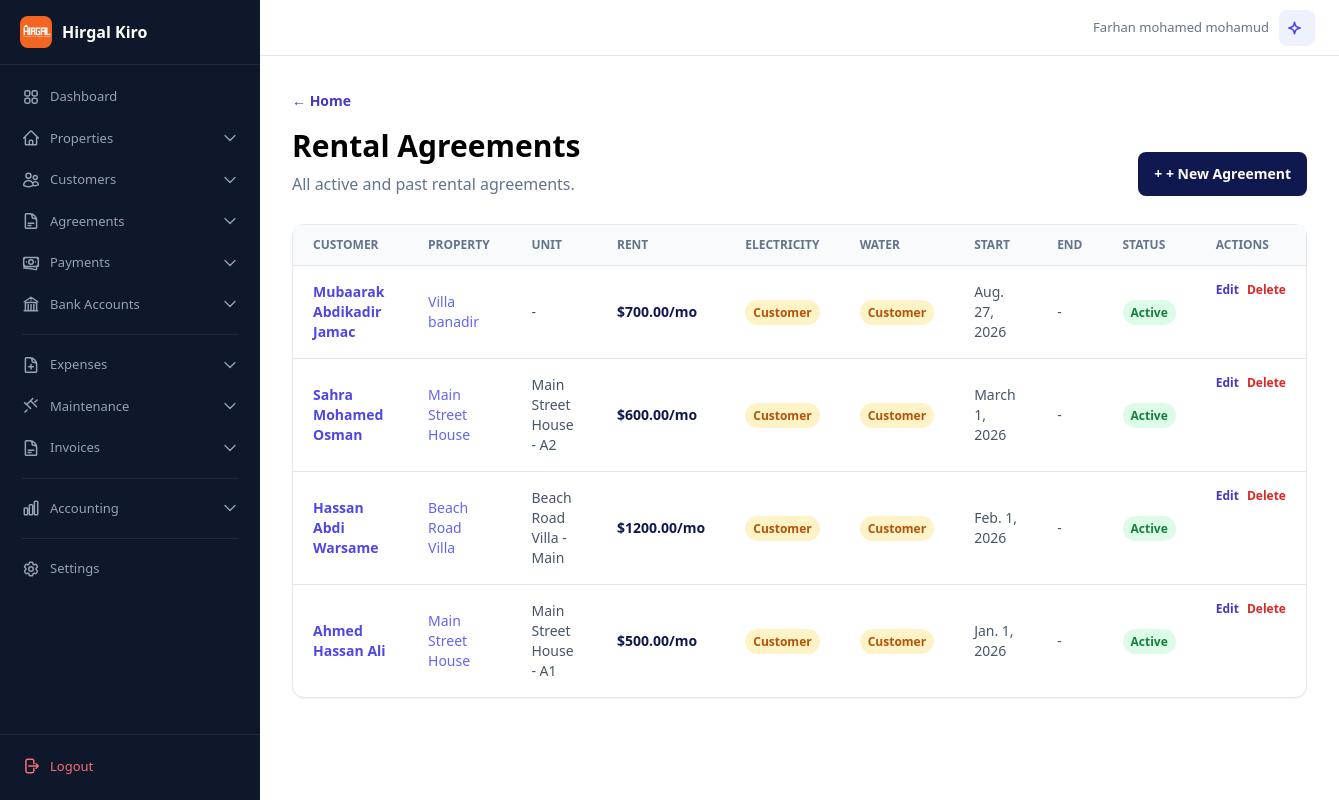
/heshiisyada/ (signed in), run on the app's committed database.
### accounts/models.py (models this page shows, shortened)
class User(AbstractBaseUser, PermissionsMixin):
    username = models.CharField(max_length=50, unique=True)
    phone_number = models.CharField(max_length=20, unique=True)
    full_name = models.CharField("Magaca oo buuxa", max_length=150)
    managed_account = models.ForeignKey(
        "self",
        on_delete=models.SET_NULL,
        null=True,
        blank=True,
        related_name="managed_users",
        verbose_name="Sii gelitaanka akoonka (Managed Account)",
        help_text="Dooro akoonka uu isticmaalahani maamulayo xogtiisa (Tusaale: Farxaan)."
    )
    is_active = models.BooleanField(default=True)
    is_approved = models.BooleanField("La ansixiyay", default=False)
    is_staff = models.BooleanField(default=False)
    can_use_chatbot = models.BooleanField("AI Chatbot", default=False, help_text="Ikhtiyaari: Ogolow isticmaalahan inuu isticmaalo AI Chatbot")
    date_joined = models.DateTimeField(auto_now_add=True)
    objects = UserManager()
    USERNAME_FIELD = "username"
    REQUIRED_FIELDS = ["phone_number", "full_name"]
    def get_data_owner(self):
        return self.managed_account if self.managed_account_id else self

### rentals/models.py (models this page shows, shortened)
class RentalAgreement(models.Model):
    AGREEMENT_STATUSES = [("active", "Socda"), ("ended", "Dhammaaday"), ("cancelled", "La baajiyay")]
    RENTAL_SCOPES = [("whole_property", "Hantida oo dhan"), ("partial_property", "Qeyb ka mid ah")]
    UTILITY_RESPONSIBILITY = [("customer", "Customer pays"), ("company", "Company pays")]
    BILL_SETTLEMENT = [("not_checked", "Not checked"), ("paid", "Paid before leaving"), ("unpaid", "Unpaid")]
    tenant = models.ForeignKey(Tenant, on_delete=models.PROTECT, related_name="rental_agreements")
    property = models.ForeignKey(Property, on_delete=models.PROTECT, related_name="rental_agreements", null=True, blank=True)
    unit = models.ForeignKey(Unit, on_delete=models.PROTECT, null=True, blank=True, related_name="rental_agreements")
    room = models.ForeignKey(Room, on_delete=models.PROTECT, null=True, blank=True, related_name="rental_agreements")
    rental_scope = models.CharField(max_length=20, choices=RENTAL_SCOPES, default="whole_property")
    rented_space_count = models.PositiveIntegerField(default=1)
    agreed_monthly_rent = models.DecimalField(max_digits=10, decimal_places=2, default=0)
    start_date = models.DateField()
    end_date = models.DateField(null=True, blank=True)
    monthly_rent = models.DecimalField(max_digits=10, decimal_places=2)
    status = models.CharField(max_length=20, choices=AGREEMENT_STATUSES, default="active")
    electricity_responsible = models.CharField(max_length=10, choices=UTILITY_RESPONSIBILITY, default="customer", verbose_name="Who pays electricity")
    water_responsible = models.CharField(max_length=10, choices=UTILITY_RESPONSIBILITY, default="customer", verbose_name="Who pays water")
    final_bills_settlement = models.CharField(max_length=12, choices=BILL_SETTLEMENT, default="not_checked", verbose_name="Final bills settlement")
    final_bills_notes = models.TextField(blank=True, verbose_name="Final bills notes")
    notes = models.TextField(blank=True)
    class Meta:
        constraints = [
            models.CheckConstraint(condition=Q(end_date__isnull=True) | Q(end_date__gte=F("start_date")), name="agreement_end_after_start"),
            models.CheckConstraint(condition=Q(property__isnull=False) | Q(unit__isnull=False) | Q(room__isnull=False), name="agreement_has_rentable_space"),
        ]

class Tenant(models.Model):
    TENANT_TYPES = [("person", "Qof ama qoys"), ("business", "Ganacsi")]
    owner = models.ForeignKey(settings.AUTH_USER_MODEL, on_delete=models.CASCADE, related_name="tenants")
    full_name = models.CharField("Magaca qofka ama qoyska", max_length=150)
    tenant_type = models.CharField(max_length=20, choices=TENANT_TYPES, default="person")
    phone_number = models.CharField(max_length=20, blank=True, null=True)
    notes = models.TextField(blank=True)
    created_at = models.DateTimeField(auto_now_add=True)
    updated_at = models.DateTimeField(auto_now=True)
    class Meta:
        constraints = [models.UniqueConstraint(fields=["owner", "phone_number"], condition=~Q(phone_number=""), name="unique_tenant_phone_per_owner")]

### properties/models.py (models this page shows, shortened)
class Property(models.Model):
    PROPERTY_TYPES = [("home", "Guri"), ("apartment", "Apartment"), ("commercial", "Ganacsi"), ("mixed", "Isku-dhafan")]
    RESIDENTIAL_STRUCTURES = [("villa", "Filo"), ("multi_floor", "Guri dabaq")]
    owner = models.ForeignKey(settings.AUTH_USER_MODEL, on_delete=models.CASCADE, related_name="properties")
    name = models.CharField("Magaca hantida", max_length=150)
    property_type = models.CharField(max_length=20, choices=PROPERTY_TYPES, default="home")
    residential_structure = models.CharField(max_length=20, choices=RESIDENTIAL_STRUCTURES, default="villa")
    location = models.CharField(max_length=200)
    total_rentable_spaces = models.PositiveIntegerField(default=1)
    electricity_account_no = models.CharField("Electricity account no.", max_length=50, blank=True)
    water_account_no = models.CharField("Water account no.", max_length=50, blank=True)
    cover_image = models.ImageField(upload_to="property_covers/", null=True, blank=True)
    description = models.TextField(blank=True)
    created_at = models.DateTimeField(auto_now_add=True)
    updated_at = models.DateTimeField(auto_now=True)

class Unit(models.Model):
    UNIT_TYPES = [("house", "Guri"), ("apartment", "Apartment"), ("room", "Qol"), ("shop", "Dukaan"), ("office", "Xafiis"), ("other", "Kale")]
    RENTAL_MODES = [("whole_unit", "Guriga oo dhan"), ("individual_rooms", "Qolal gaar-gaar ah")]
    property = models.ForeignKey(Property, on_delete=models.CASCADE, related_name="units")
    floor_number = models.PositiveIntegerField(default=1)
    unit_number = models.CharField(max_length=50)
    unit_type = models.CharField(max_length=20, choices=UNIT_TYPES, default="apartment")
    total_rooms = models.PositiveIntegerField(default=1)
    bathrooms = models.PositiveIntegerField(default=1)
    living_rooms = models.PositiveIntegerField(default=1)
    rental_mode = models.CharField(max_length=20, choices=RENTAL_MODES, default="whole_unit")
    monthly_rent = models.DecimalField(max_digits=10, decimal_places=2, default=0)
    class Meta:
        constraints = [models.UniqueConstraint(fields=["property", "unit_number"], name="unique_unit_per_property")]
    def __str__(self):
        return f"{self.property.name} - {self.unit_number}"

### web/views.py (the view)
# urls.py: path("heshiisyada/", RentalAgreementListView.as_view(), name="web-agreements"),
class RentalAgreementListView(HomeView):
    template_name = "web/agreement_list.html"
    def get_context_data(self, **kwargs):
        context = super().get_context_data(**kwargs)
        context["agreements"] = RentalAgreement.objects.filter(
            tenant__owner=self.request.user.get_data_owner()
        ).select_related("tenant", "property", "unit", "room").order_by("-start_date")
        return context

### web/context_processors.py (called while the page is built)
def language_context(request):
    lang = request.GET.get("lang") or request.session.get("language", "en")
    if lang not in ("en", "so"):
        lang = "en"
    request.session["language"] = lang
    return {"current_language": lang}

### templates/web/agreement_list.html (shortened to what this page needs)
{% extends "base.html" %}
{% block content %}
<section class="mb-7 flex items-end justify-between">
    <div>
        <a class="text-sm font-semibold text-indigo-700" href="{% url 'home' %}">← Home</a>
        <h1 class="mt-4 text-3xl font-bold">Rental Agreements</h1>
        <p class="mt-2 text-slate-500">All active and past rental agreements.</p>
    </div>
    <a class="rounded-lg bg-ink px-4 py-3 text-sm font-bold text-white" href="{% url 'web-agreement-create' %}">+ + New Agreement</a>
</section>
<section class="rounded-xl border bg-white shadow-sm">
  <div class="overflow-x-auto">
    <table class="w-full text-left text-sm">
      <thead class="border-b bg-slate-50 text-xs font-semibold uppercase text-slate-500">
        <tr>
          <th class="px-5 py-3">Customer</th>
          <th class="px-5 py-3">Property</th>
          <th class="px-5 py-3">Unit</th>
          <th class="px-5 py-3">Rent</th>
          <th class="px-5 py-3">Electricity</th>
          <th class="px-5 py-3">Water</th>
          <th class="px-5 py-3">Start</th>
          <th class="px-5 py-3">End</th>
          <th class="px-5 py-3">Status</th>
          <th class="px-5 py-3">Actions</th>
        </tr>
      </thead>
      <tbody class="divide-y">
        {% for agreement in agreements %}
        <tr class="hover:bg-slate-50">
          <td class="px-5 py-4">
            <a href="{% url 'web-tenant-detail' agreement.tenant.pk %}" class="font-semibold text-indigo-600 hover:underline">{{ agreement.tenant.full_name }}</a>
          </td>
          <td class="px-5 py-4">
            <a href="{% url 'web-property-detail' agreement.property.pk %}" class="text-indigo-500 hover:underline">{{ agreement.property.name }}</a>
          </td>
          <td class="px-5 py-4 text-slate-600">{{ agreement.unit|default:"-" }}</td>
          <td class="px-5 py-4 font-semibold text-ink">${{ agreement.monthly_rent }}/mo</td>
          <td class="px-5 py-4">
            {% if agreement.electricity_responsible == 'customer' %}
            <span class="rounded-full bg-amber-100 px-2 py-1 text-xs font-semibold text-amber-700">Customer</span>
            {% else %}
            <span class="rounded-full bg-blue-100 px-2 py-1 text-xs font-semibold text-blue-700">Company</span>
            {% endif %}
          </td>
          <td class="px-5 py-4">
            {% if agreement.water_responsible == 'customer' %}
            <span class="rounded-full bg-amber-100 px-2 py-1 text-xs font-semibold text-amber-700">Customer</span>
            {% else %}
            <span class="rounded-full bg-blue-100 px-2 py-1 text-xs font-semibold text-blue-700">Company</span>
            {% endif %}
          </td>
          <td class="px-5 py-4 text-slate-600">{{ agreement.start_date }}</td>
          <td class="px-5 py-4 text-slate-600">{{ agreement.end_date|default:"-" }}</td>
          <td class="px-5 py-4">
            {% if agreement.status == 'active' %}
            <span class="rounded-full bg-green-100 px-2 py-1 text-xs font-semibold text-green-700">Active</span>
            {% else %}
            <span class="rounded-full bg-slate-100 px-2 py-1 text-xs font-semibold text-slate-600">{{ agreement.get_status_display }}</span>
            {% endif %}
          </td>
          <td class="px-5 py-4 flex gap-2">
            <a class="text-xs font-semibold text-indigo-700" href="{% url 'web-agreement-edit' agreement.pk %}">Edit</a>
            <a class="text-xs font-semibold text-red-600" href="{% url 'web-agreement-delete' agreement.pk %}">Delete</a>
          </td>
        </tr>
        {% empty %}
        <tr>
          <td colspan="10" class="px-5 py-10 text-center text-slate-500">No agreements found.</td>
        </tr>
        {% endfor %}
      </tbody>
    </table>
  </div>
</section>
{% endblock %}

### templates/base.html (shortened to what this page needs)
{% load static %}
<!doctype html>
<html lang="en">
<head>
    <script src="https://cdn.tailwindcss.com"></script>
</head>
<body>
    <div class="app-layout">
        {% if user.is_authenticated %}
        {% include "includes/sidebar.html" %}
        {% endif %}
        <div class="main-content"{% if not user.is_authenticated %} style="margin-left: 0"{% endif %}>
            {% if user.is_authenticated %}
            <div class="topbar no-print">
                <div class="topbar-right">
                    <span class="topbar-user">{{ request.user.full_name|default:request.user.username }}</span>
                    <a href="{% url 'web-chatbot' %}" class="rounded-lg bg-indigo-50 p-2 text-indigo-600 hover:bg-indigo-100" title="AI Assistant">
                    </a>
                </div>
            </div>
            {% endif %}
            <div class="p-4 md:p-6 lg:p-8">{% block content %}{% endblock %}</div>
        </div>
    </div>
</body>
</html>

### templates/base.html (style rules this page uses)
.app-layout { display: flex; min-height: 100vh; }
.main-content { flex: 1; margin-left: 260px; min-height: 100vh; }
.topbar { display: flex; align-items: center; justify-content: space-between; height: 56px; padding: 0 24px; background: white; border-bottom: 1px solid #e2e8f0; position: sticky; top: 0; z-index: 30; }
.topbar-right { display: flex; align-items: center; gap: 10px; }
.topbar-user { font-size: 13px; color: #64748b; font-weight: 500; }

### data on the page
User: user.full_name "Farhan mohamed mohamud"
RentalAgreement: tenant.full_name "Mubaarak Abdikadir Jamac", property.name "Villa banadir", unit "-", monthly_rent "700.00", electricity_responsible "Customer", water_responsible "Customer", start_date "Aug. 27, 2026", end_date "-", status "Active"
RentalAgreement: tenant.full_name "Sahra Mohamed Osman", property.name "Main Street House", unit "Main Street House - A2", monthly_rent "600.00", electricity_responsible "Customer", water_responsible "Customer", start_date "March 1, 2026", end_date "-", status "Active"
RentalAgreement: tenant.full_name "Hassan Abdi Warsame", property.name "Beach Road Villa", unit "Beach Road Villa - Main", monthly_rent "1200.00", electricity_responsible "Customer", water_responsible "Customer", start_date "Feb. 1, 2026", end_date "-", status "Active"
RentalAgreement: tenant.full_name "Ahmed Hassan Ali", property.name "Main Street House", unit "Main Street House - A1", monthly_rent "500.00", electricity_responsible "Customer", water_responsible "Customer", start_date "Jan. 1, 2026", end_date "-", status "Active"
